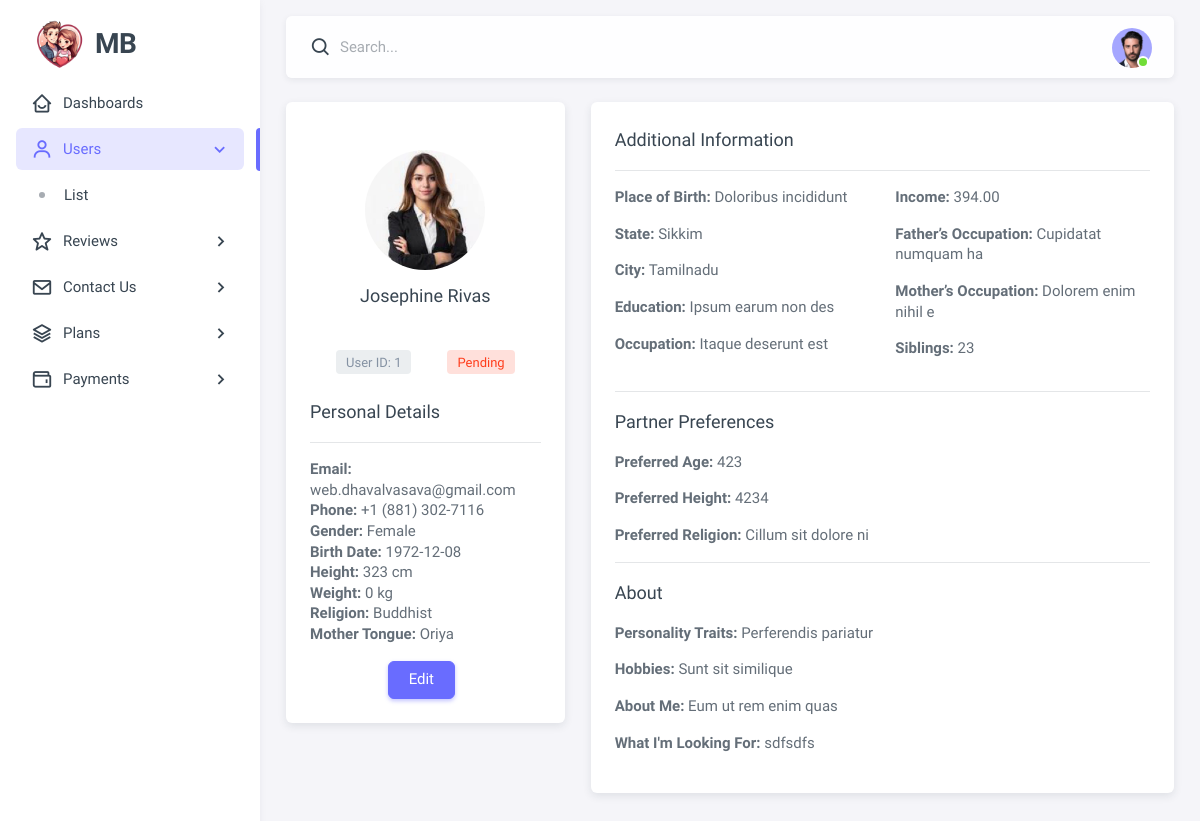
The page /admin/view_user.php (signed in) on the database its author committed.
### tables this page shows
CREATE TABLE `users` (
  `id` int(11) NOT NULL,
  `role_id` int(11) NOT NULL DEFAULT 2,
  `full_name` varchar(255) DEFAULT NULL,
  `profile_img` varchar(255) NOT NULL DEFAULT 'assets/img/avatar/avatar-1.png',
  `password` varchar(255) DEFAULT NULL,
  `dob` date DEFAULT NULL,
  `gender` varchar(10) DEFAULT NULL,
  `email` varchar(255) DEFAULT NULL,
  `phone_no` varchar(20) DEFAULT NULL,
  `height` float DEFAULT NULL,
  `weight` float DEFAULT NULL,
  `cast` varchar(255) DEFAULT NULL,
  `place_of_birth` varchar(255) DEFAULT NULL,
  `state` varchar(255) DEFAULT NULL,
  `city` varchar(255) DEFAULT NULL,
  `religion` varchar(255) DEFAULT NULL,
  `mother_tongue` varchar(255) DEFAULT NULL,
  `education` varchar(255) DEFAULT NULL,
  `occupation` varchar(255) DEFAULT NULL,
  `income` decimal(10,2) DEFAULT NULL,
  `father_occupation` varchar(255) DEFAULT NULL,
  `mother_occupation` varchar(255) DEFAULT NULL,
  `siblings` int(11) DEFAULT NULL,
  `partner_age` int(11) DEFAULT NULL,
  `partner_height` float DEFAULT NULL,
  `partner_religion` varchar(255) DEFAULT NULL,
  `personality_traits` text DEFAULT NULL,
  `hobbies` text DEFAULT NULL,
  `about_me` text DEFAULT NULL,
  `what_are_you_looking_for` text DEFAULT NULL,
  `status` varchar(50) DEFAULT NULL,
  `created_at` timestamp NOT NULL DEFAULT current_timestamp(),
  `updated_at` timestamp NOT NULL DEFAULT current_timestamp() ON UPDATE current_timestamp()
);

### admin/db.php (called while the page is built, shortened)
<?php
$base_url = "http://" . $_SERVER['HTTP_HOST'] . dirname($_SERVER['SCRIPT_NAME']);
?>

### admin/view_user.php (the view, shortened to what this page needs)
<?php
include 'header.php';
$user_id = (int) ($_GET['id'] ?? 1);
$sql = "SELECT * FROM users WHERE id = $user_id";
$result = mysqli_query($conn, $sql);
$user = mysqli_fetch_assoc($result);
?>
<body>
    <div class="layout-wrapper layout-content-navbar">
        <div class="layout-container">
            <?php include 'sidebar.php'; ?>
            <div class="layout-page">
                <?php include 'navbar.php'; ?>
                <div class="content-wrapper">
                    <div class="container-xxl flex-grow-1 container-p-y">
                        <div class="row">
                            <div class="col-xl-4 col-lg-5">
                                <div class="card mb-4">
                                <div class="card-body pt-12">
                                    <div class="user-avatar-section ">
                                        <div class=" d-flex align-items-center flex-column">
                                            <img class="img-fluid rounded-circle mb-3"
                                                src="<?= str_replace('admin/', '', $base_url . '/' . $user['profile_img']); ?>"
                                                height="120" width="120" alt="User avatar"
                                                onerror="this.onerror=null; this.src='<?= $base_url ?>/assets/img/avatar/avatar-1.png';">
                                            <h5><?= htmlspecialchars($user['full_name']) ?></h5>
                                        </div>
                                    </div>
                                    <div class="d-flex justify-content-center  flex-wrap my-6 gap-0 gap-md-3 gap-lg-4">
                                        <div class="d-flex align-items-center me-5 gap-4">
                                        <span class="badge bg-label-secondary">User ID: <?= $user['id'] ?></span>
                                        </div>
                                        <div class="d-flex align-items-center gap-4">
                                        <span
                                                class="badge bg-label-<?= $user['status'] === 'active' ? 'success' : 'danger' ?>">
                                                <?= ucfirst($user['status']) ?>
                                            </span>
                                        </div>
                                    </div>
                                        <h5 class="pb-4 border-bottom mb-4">Personal Details</h5>
                                        <ul class="list-unstyled">
                                            <li><strong>Email:</strong> <?= htmlspecialchars($user['email']) ?></li>
                                            <li><strong>Phone:</strong> <?= htmlspecialchars($user['phone_no']) ?></li>
                                            <li><strong>Gender:</strong> <?= htmlspecialchars($user['gender']) ?></li>
                                            <li><strong>Birth Date:</strong> <?= htmlspecialchars($user['dob']) ?></li>
                                            <li><strong>Height:</strong> <?= htmlspecialchars($user['height']) ?> cm
                                            </li>
                                            <li><strong>Weight:</strong> <?= htmlspecialchars($user['weight']) ?> kg
                                            </li>
                                            <li><strong>Religion:</strong> <?= htmlspecialchars($user['religion']) ?>
                                            </li>
                                            <li><strong>Mother Tongue:</strong>
                                                <?= htmlspecialchars($user['mother_tongue']) ?></li>
                                        </ul>
                                        <div class="d-flex justify-content-center mt-3">
                                            <a href="edit_user.php?id=<?= $user['id'] ?>"
                                                class="btn btn-primary me-2">Edit</a>
                                        </div>
                                    </div>
                                </div>
                            </div>
                            <div class="col-xl-8 col-lg-7">
                                <div class="card mb-4">
                                    <div class="card-body">
                                        <h5 class="card-title">Additional Information</h5>
                                        <hr>
                                        <div class="row">
                                            <div class="col-md-6">
                                                <p><strong>Place of Birth:</strong>
                                                    <?= htmlspecialchars($user['place_of_birth']) ?></p>
                                                <p><strong>State:</strong> <?= htmlspecialchars($user['state']) ?></p>
                                                <p><strong>City:</strong> <?= htmlspecialchars($user['city']) ?></p>
                                                <p><strong>Education:</strong>
                                                    <?= htmlspecialchars($user['education']) ?></p>
                                                <p><strong>Occupation:</strong>
                                                    <?= htmlspecialchars($user['occupation']) ?></p>
                                            </div>
                                            <div class="col-md-6">
                                                <p><strong>Income:</strong> <?= htmlspecialchars($user['income']) ?></p>
                                                <p><strong>Father’s Occupation:</strong>
                                                    <?= htmlspecialchars($user['father_occupation']) ?></p>
                                                <p><strong>Mother’s Occupation:</strong>
                                                    <?= htmlspecialchars($user['mother_occupation']) ?></p>
                                                <p><strong>Siblings:</strong> <?= htmlspecialchars($user['siblings']) ?>
                                                </p>
                                            </div>
                                        </div>
                                        <hr>
                                        <h5>Partner Preferences</h5>
                                        <p><strong>Preferred Age:</strong> <?= htmlspecialchars($user['partner_age']) ?>
                                        </p>
                                        <p><strong>Preferred Height:</strong>
                                            <?= htmlspecialchars($user['partner_height']) ?></p>
                                        <p><strong>Preferred Religion:</strong>
                                            <?= htmlspecialchars($user['partner_religion']) ?></p>
                                        <hr>
                                        <h5>About</h5>
                                        <p><strong>Personality Traits:</strong>
                                            <?= htmlspecialchars($user['personality_traits']) ?></p>
                                        <p><strong>Hobbies:</strong> <?= htmlspecialchars($user['hobbies']) ?></p>
                                        <p><strong>About Me:</strong> <?= htmlspecialchars($user['about_me']) ?></p>
                                        <p><strong>What I'm Looking For:</strong>
                                            <?= htmlspecialchars($user['what_are_you_looking_for']) ?></p>
                                    </div>
                                </div>
                            </div>
                        </div>
                    </div>
                </div>
            </div>
        </div>
    </div>
</body>
</html>

### rows shown on the page
users: profile_img (picture), full_name "Josephine Rivas", id "1", status "Pending", email "web.dhavalvasava@gmail.com", phone_no "+1 (881) 302-7116", gender "Female", dob "1972-12-08", height "323", weight "0", religion "Buddhist", mother_tongue "Oriya", place_of_birth "Doloribus incididunt", state "Sikkim", city "Tamilnadu", education "Ipsum earum non des", occupation "Itaque deserunt est", income "394.00", father_occupation "Cupidatat numquam ha", mother_occupation "Dolorem enim nihil e", siblings "23", partner_age "423", partner_height "4234", partner_religion "Cillum sit dolore ni", personality_traits "Perferendis pariatur", hobbies "Sunt sit similique", about_me "Eum ut rem enim quas", what_are_you_looking_for "sdfsdfs"
